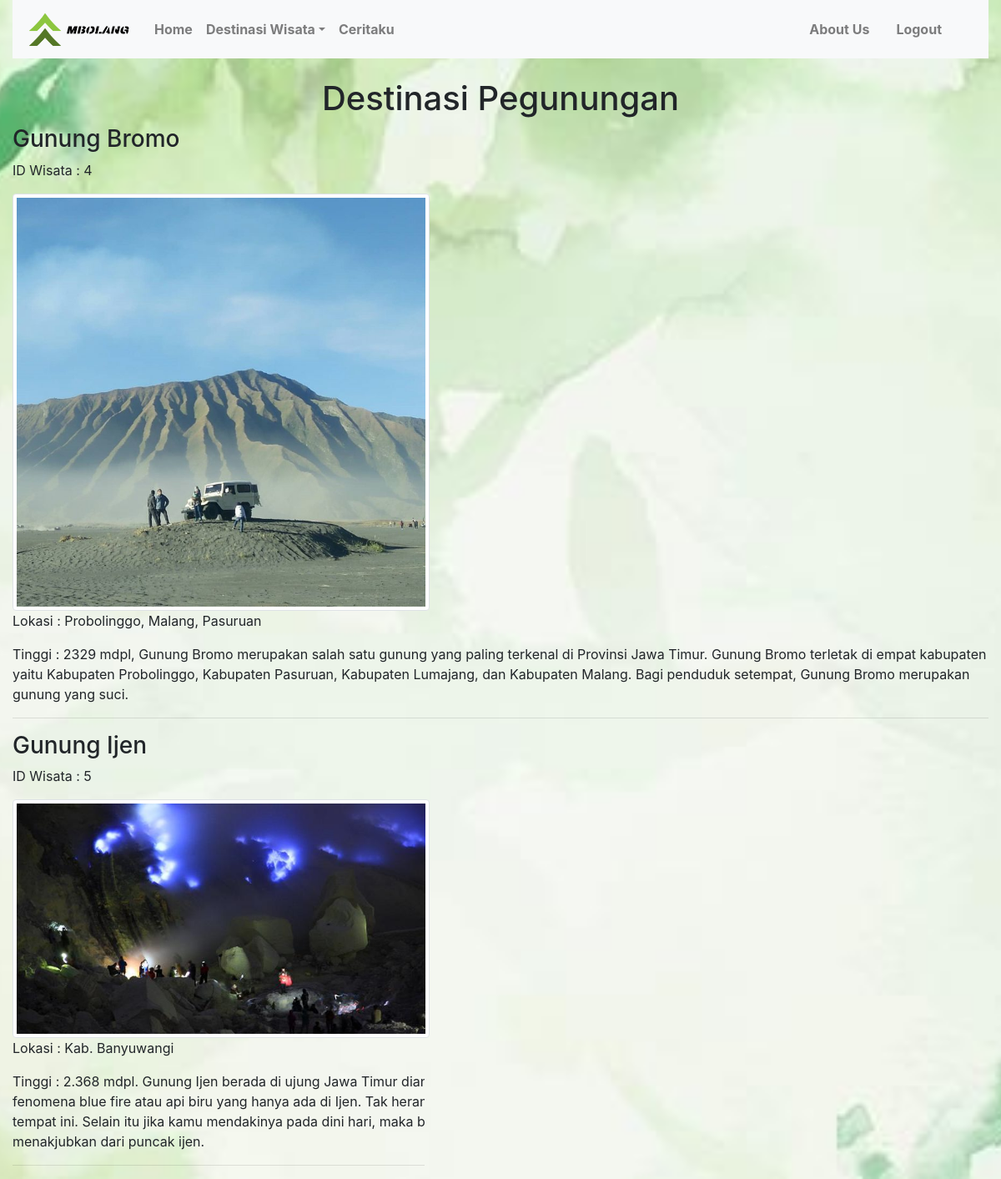
The page /pegunungan.php on the database its author committed.
### tables this page shows
CREATE TABLE `tbwisata` (
  `id_wisata` int(5) NOT NULL,
  `nama` varchar(35) NOT NULL,
  `kategori` varchar(35) NOT NULL,
  `alamat` varchar(100) NOT NULL,
  `keterangan` varchar(650) NOT NULL,
  `foto` varchar(35) NOT NULL
);

### pegunungan.php (the view, shortened to what this page needs)
<!DOCTYPE html>
<html>
<head>
  <link rel="stylesheet" type="text/css" href="css/bootstrap.min.css" />
  <link rel="stylesheet" href="style.css" media="screen" title="no title">
  <link rel="stylesheet" href="https://use.fontawesome.com/releases/v5.6.3/css/all.css">
</head>
</head>
<body>
  <div class="container-fluid">
    <nav class="navbar navbar-expand-md nav-justified bg-light navbar-light">
    <a class="navbar-brand" href="#">
      <img src="img/logo1.png" alt="Logo" style="width:130px;">
    </a>
    <div class="collapse navbar-collapse" id="collapsibleNavbar">
      <ul class="nav navbar-nav mr-auto">
        <li class="nav-item">
          <a class="nav-link" href="index.php"><b>Home</b></a>
        </li>
        <li class="nav-item dropdown">
            <a class="nav-link dropdown-toggle" data-toggle="dropdown" href="#"><b>Destinasi Wisata</b></a>
        </li>
        <li class="nav-item">
          <a class="nav-link" href="cerita.php"><b>Ceritaku</b></a>
        </li>
      </ul>
      <ul class="nav navbar-nav mr-3">
        <li class="nav-item">
          <a class="nav-link mr-3" href="home.html"><b>About Us</b></a>
        </li>
        <li>
          <a href="logout.php" class="nav-link mr-3"><b>Logout</b></a>
        </li>
      </ul>
    </div>
    </nav>
  </div>
<div class="container-fluid">
  <br>
  <center><b><h1>Destinasi Pegunungan</h1></b></center>
  <?php
    include 'koneksi.php';
    extract($_GET);
    $query = "SELECT * FROM tbwisata WHERE kategori='Pegunungan'";
    $q_tampil_anggota = mysqli_query($db, $query);
    if(mysqli_num_rows($q_tampil_anggota)>0){
      while($r_tampil_anggota=mysqli_fetch_array($q_tampil_anggota)){
        if(empty($r_tampil_anggota['foto'])or($r_tampil_anggota['foto']=='-')){
          $foto = "admin-no-photo.jpg";
        }
        else{
          $foto = $r_tampil_anggota['foto'];
        }
    ?>
    <h3><?php echo $r_tampil_anggota['nama']; ?></h3>
    <p>ID Wisata : <?php echo $r_tampil_anggota['id_wisata']; ?></p>
    <img src="img/<?php echo $foto; ?>" class="img-thumbnail" style="width: 500px;">
    <p>Lokasi : <?php echo $r_tampil_anggota['alamat']; ?></p>
    <p><?php echo $r_tampil_anggota['keterangan']; ?></p>
    <hr>
    <?php
      }
    }
    else {
      echo "<tr><td colspan=6>Data Tidak Ditemukan</td></tr>";
    }?>
</div>
</body>
</html>

### style.css (style rules this page uses)
html { scroll-behavior: smooth; }
body { margin: 0; padding: 0; background-image: url(img/background.jpg); background-size: cover; background-position: center; background-repeat: no-repeat; background-attachment: fixed; }

### rows shown on the page
tbwisata: nama "Gunung Bromo", id_wisata "4", foto (picture), alamat "Probolinggo, Malang, Pasuruan", keterangan "Tinggi : 2329 mdpl, Gunung Bromo merupakan salah satu gunung yang paling terkenal di Provinsi Jawa Timur. Gunung Bromo terletak di empat kabupaten yaitu Kabupaten Probolinggo, Kabupaten Pasuruan, Kabupaten Lumajang, dan Kabupaten Malang. Bagi penduduk setempat, Gunung Bromo merupakan gunung yang suci."
tbwisata: nama "Gunung Ijen", id_wisata "5", foto (picture), alamat "Kab. Banyuwangi", keterangan "Tinggi : 2.368 mdpl. Gunung Ijen berada di ujung Jawa Timur dianatara perbatasan Banyuwangi dan Bondowoso. Di gunung ini kamu dapat melihat fenomena blue fire atau api biru yang hanya ada di Ijen. Tak heran banyak wisatawan lokal maupun mancanegara yang penasaran dan mengunjungi tempat ini. Selain itu jika kamu mendakinya pada dini hari, maka bukan hanya blue fire yang dapat kamu saksikan melainkan juga keindahan sunrise yang menakjubkan dari puncak ijen."
